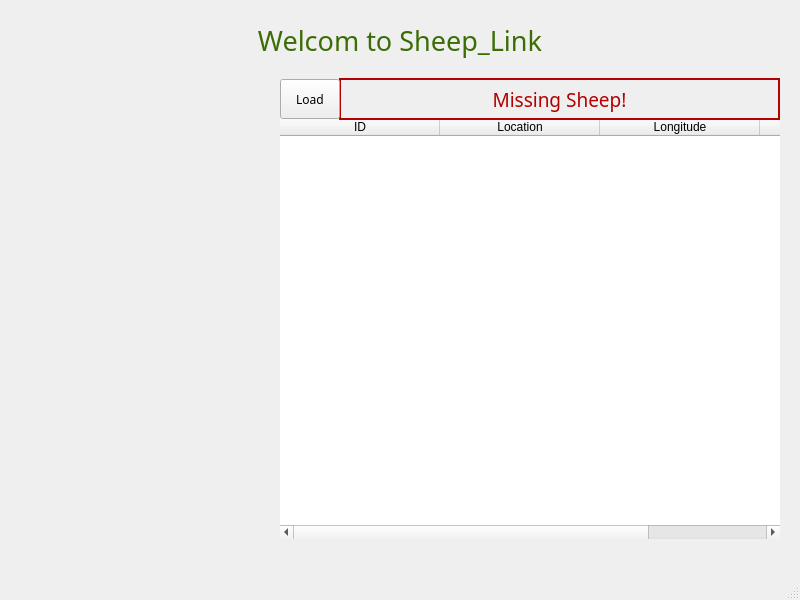
<?xml version="1.0" encoding="UTF-8"?>
<ui version="4.0">
 <class>MainWindow</class>
 <widget class="QMainWindow" name="MainWindow">
  <property name="geometry">
   <rect>
    <x>0</x>
    <y>0</y>
    <width>800</width>
    <height>600</height>
   </rect>
  </property>
  <property name="font">
   <font>
    <family>Franklin Gothic Heavy</family>
    <pointsize>14</pointsize>
   </font>
  </property>
  <property name="windowTitle">
   <string>Sheep_Link Alert Viewer</string>
  </property>
  <property name="windowOpacity">
   <double>7.000000000000000</double>
  </property>
  <property name="styleSheet">
   <string notr="true">alternate-background-color: rgb(255, 247, 207);</string>
  </property>
  <widget class="QWidget" name="centralwidget">
   <widget class="QLabel" name="Title">
    <property name="geometry">
     <rect>
      <x>200</x>
      <y>0</y>
      <width>400</width>
      <height>80</height>
     </rect>
    </property>
    <property name="palette">
     <palette>
      <active>
       <colorrole role="WindowText">
        <brush brushstyle="SolidPattern">
         <color alpha="255">
          <red>60</red>
          <green>109</green>
          <blue>5</blue>
         </color>
        </brush>
       </colorrole>
       <colorrole role="AlternateBase">
        <brush brushstyle="SolidPattern">
         <color alpha="255">
          <red>255</red>
          <green>247</green>
          <blue>207</blue>
         </color>
        </brush>
       </colorrole>
      </active>
      <inactive>
       <colorrole role="WindowText">
        <brush brushstyle="SolidPattern">
         <color alpha="255">
          <red>60</red>
          <green>109</green>
          <blue>5</blue>
         </color>
        </brush>
       </colorrole>
       <colorrole role="AlternateBase">
        <brush brushstyle="SolidPattern">
         <color alpha="255">
          <red>255</red>
          <green>247</green>
          <blue>207</blue>
         </color>
        </brush>
       </colorrole>
      </inactive>
      <disabled>
       <colorrole role="WindowText">
        <brush brushstyle="SolidPattern">
         <color alpha="255">
          <red>120</red>
          <green>120</green>
          <blue>120</blue>
         </color>
        </brush>
       </colorrole>
       <colorrole role="AlternateBase">
        <brush brushstyle="SolidPattern">
         <color alpha="255">
          <red>255</red>
          <green>247</green>
          <blue>207</blue>
         </color>
        </brush>
       </colorrole>
      </disabled>
     </palette>
    </property>
    <property name="font">
     <font>
      <family>Bauhaus 93</family>
      <pointsize>20</pointsize>
      <kerning>true</kerning>
     </font>
    </property>
    <property name="text">
     <string>Welcom to Sheep_Link</string>
    </property>
    <property name="alignment">
     <set>Qt::AlignCenter</set>
    </property>
    <property name="textInteractionFlags">
     <set>Qt::NoTextInteraction</set>
    </property>
   </widget>
   <widget class="QLabel" name="grass">
    <property name="geometry">
     <rect>
      <x>-110</x>
      <y>330</y>
      <width>650</width>
      <height>280</height>
     </rect>
    </property>
    <property name="text">
     <string/>
    </property>
    <property name="pixmap">
     <pixmap>C:/Users/altar/Dropbox/My PC (LAPTOP-OFG8SEHU)/Downloads/Webp.net-resizeimage (1).png</pixmap>
    </property>
   </widget>
   <widget class="QLabel" name="shaun">
    <property name="geometry">
     <rect>
      <x>180</x>
      <y>270</y>
      <width>91</width>
      <height>161</height>
     </rect>
    </property>
    <property name="text">
     <string/>
    </property>
    <property name="pixmap">
     <pixmap>C:/Users/altar/Dropbox/My PC (LAPTOP-OFG8SEHU)/Downloads/Webp.net-resizeimage (3).png</pixmap>
    </property>
   </widget>
   <widget class="QLabel" name="label">
    <property name="geometry">
     <rect>
      <x>10</x>
      <y>350</y>
      <width>221</width>
      <height>201</height>
     </rect>
    </property>
    <property name="text">
     <string/>
    </property>
    <property name="pixmap">
     <pixmap>C:/Users/altar/Dropbox/My PC (LAPTOP-OFG8SEHU)/Downloads/Webp.net-resizeimage (5).png</pixmap>
    </property>
   </widget>
   <widget class="QLabel" name="label_2">
    <property name="geometry">
     <rect>
      <x>339</x>
      <y>78</y>
      <width>441</width>
      <height>42</height>
     </rect>
    </property>
    <property name="palette">
     <palette>
      <active>
       <colorrole role="WindowText">
        <brush brushstyle="SolidPattern">
         <color alpha="255">
          <red>179</red>
          <green>0</green>
          <blue>0</blue>
         </color>
        </brush>
       </colorrole>
       <colorrole role="AlternateBase">
        <brush brushstyle="SolidPattern">
         <color alpha="255">
          <red>255</red>
          <green>247</green>
          <blue>207</blue>
         </color>
        </brush>
       </colorrole>
      </active>
      <inactive>
       <colorrole role="WindowText">
        <brush brushstyle="SolidPattern">
         <color alpha="255">
          <red>179</red>
          <green>0</green>
          <blue>0</blue>
         </color>
        </brush>
       </colorrole>
       <colorrole role="AlternateBase">
        <brush brushstyle="SolidPattern">
         <color alpha="255">
          <red>255</red>
          <green>247</green>
          <blue>207</blue>
         </color>
        </brush>
       </colorrole>
      </inactive>
      <disabled>
       <colorrole role="WindowText">
        <brush brushstyle="SolidPattern">
         <color alpha="255">
          <red>120</red>
          <green>120</green>
          <blue>120</blue>
         </color>
        </brush>
       </colorrole>
       <colorrole role="AlternateBase">
        <brush brushstyle="SolidPattern">
         <color alpha="255">
          <red>255</red>
          <green>247</green>
          <blue>207</blue>
         </color>
        </brush>
       </colorrole>
      </disabled>
     </palette>
    </property>
    <property name="font">
     <font>
      <family>Bauhaus 93</family>
      <pointsize>14</pointsize>
     </font>
    </property>
    <property name="frameShape">
     <enum>QFrame::Box</enum>
    </property>
    <property name="lineWidth">
     <number>2</number>
    </property>
    <property name="text">
     <string>Missing Sheep!</string>
    </property>
    <property name="alignment">
     <set>Qt::AlignCenter</set>
    </property>
   </widget>
   <widget class="QTableWidget" name="tableWidget">
    <property name="geometry">
     <rect>
      <x>280</x>
      <y>118</y>
      <width>500</width>
      <height>421</height>
     </rect>
    </property>
    <property name="frameShape">
     <enum>QFrame::NoFrame</enum>
    </property>
    <property name="gridStyle">
     <enum>Qt::DotLine</enum>
    </property>
    <attribute name="horizontalHeaderDefaultSectionSize">
     <number>160</number>
    </attribute>
    <attribute name="horizontalHeaderHighlightSections">
     <bool>true</bool>
    </attribute>
    <attribute name="horizontalHeaderMinimumSectionSize">
     <number>40</number>
    </attribute>
    <column>
     <property name="text">
      <string>ID</string>
     </property>
    </column>
    <column>
     <property name="text">
      <string>Location</string>
     </property>
    </column>
    <column>
     <property name="text">
      <string>Longitude</string>
     </property>
    </column>
    <column>
     <property name="text">
      <string>Time</string>
     </property>
    </column>
   </widget>
   <widget class="QPushButton" name="btn_load">
    <property name="geometry">
     <rect>
      <x>280</x>
      <y>79</y>
      <width>60</width>
      <height>40</height>
     </rect>
    </property>
    <property name="font">
     <font>
      <family>Franklin Gothic Book</family>
      <pointsize>9</pointsize>
     </font>
    </property>
    <property name="text">
     <string>Load</string>
    </property>
   </widget>
   <zorder>grass</zorder>
   <zorder>tableWidget</zorder>
   <zorder>Title</zorder>
   <zorder>shaun</zorder>
   <zorder>label</zorder>
   <zorder>label_2</zorder>
   <zorder>btn_load</zorder>
  </widget>
  <widget class="QStatusBar" name="statusbar"/>
 </widget>
 <resources/>
 <connections/>
</ui>
